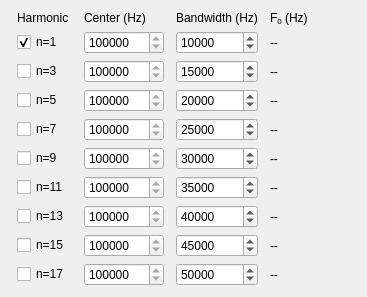
     <widget class="QWidget" name="qcm_scroll_grid">
      <property name="geometry">
       <rect>
        <x>0</x>
        <y>0</y>
        <width>367</width>
        <height>247</height>
       </rect>
      </property>
      <layout class="QGridLayout" name="gridLayout_3">
       <item row="1" column="0">
        <widget class="QCheckBox" name="n1_on">
         <property name="sizePolicy">
          <sizepolicy hsizetype="Fixed" vsizetype="Fixed">
           <horstretch>0</horstretch>
           <verstretch>0</verstretch>
          </sizepolicy>
         </property>
         <property name="maximumSize">
          <size>
           <width>55</width>
           <height>16777215</height>
          </size>
         </property>
         <property name="toolTip">
          <string>Select which QCM harmonics to measure.</string>
         </property>
         <property name="text">
          <string>n=1</string>
         </property>
         <property name="checked">
          <bool>true</bool>
         </property>
         <property name="tristate">
          <bool>false</bool>
         </property>
        </widget>
       </item>
       <item row="0" column="3">
        <widget class="QLabel" name="measured_f0_label">
         <property name="sizePolicy">
          <sizepolicy hsizetype="Fixed" vsizetype="Preferred">
           <horstretch>0</horstretch>
           <verstretch>0</verstretch>
          </sizepolicy>
         </property>
         <property name="minimumSize">
          <size>
           <width>80</width>
           <height>0</height>
          </size>
         </property>
         <property name="text">
          <string>&lt;html&gt;&lt;head/&gt;&lt;body&gt;&lt;p&gt;F&lt;span style=&quot; vertical-align:sub;&quot;&gt;0&lt;/span&gt; (Hz)&lt;/p&gt;&lt;/body&gt;&lt;/html&gt;</string>
         </property>
        </widget>
       </item>
       <item row="0" column="0">
        <widget class="QLabel" name="harmonics_label">
         <property name="sizePolicy">
          <sizepolicy hsizetype="Fixed" vsizetype="Preferred">
           <horstretch>0</horstretch>
           <verstretch>0</verstretch>
          </sizepolicy>
         </property>
         <property name="maximumSize">
          <size>
           <width>55</width>
           <height>16777215</height>
          </size>
         </property>
         <property name="toolTip">
          <string>Select which QCM harmonics to measure.</string>
         </property>
         <property name="text">
          <string>Harmonic</string>
         </property>
        </widget>
       </item>
       <item row="6" column="0">
        <widget class="QCheckBox" name="n11_on">
         <property name="sizePolicy">
          <sizepolicy hsizetype="Fixed" vsizetype="Fixed">
           <horstretch>0</horstretch>
           <verstretch>0</verstretch>
          </sizepolicy>
         </property>
         <property name="maximumSize">
          <size>
           <width>55</width>
           <height>16777215</height>
          </size>
         </property>
         <property name="toolTip">
          <string>Select which QCM harmonics to measure.</string>
         </property>
         <property name="text">
          <string>n=11</string>
         </property>
        </widget>
       </item>
       <item row="7" column="0">
        <widget class="QCheckBox" name="n13_on">
         <property name="sizePolicy">
          <sizepolicy hsizetype="Fixed" vsizetype="Fixed">
           <horstretch>0</horstretch>
           <verstretch>0</verstretch>
          </sizepolicy>
         </property>
         <property name="maximumSize">
          <size>
           <width>55</width>
           <height>16777215</height>
          </size>
         </property>
         <property name="toolTip">
          <string>Select which QCM harmonics to measure.</string>
         </property>
         <property name="text">
          <string>n=13</string>
         </property>
        </widget>
       </item>
       <item row="0" column="1">
        <widget class="QLabel" name="harmonics_label_2">
         <property name="sizePolicy">
          <sizepolicy hsizetype="MinimumExpanding" vsizetype="Preferred">
           <horstretch>0</horstretch>
           <verstretch>0</verstretch>
          </sizepolicy>
         </property>
         <property name="maximumSize">
          <size>
           <width>80</width>
           <height>16777215</height>
          </size>
         </property>
         <property name="toolTip">
          <string>Set center frequency of the measured band.</string>
         </property>
         <property name="text">
          <string>&lt;html&gt;&lt;head/&gt;&lt;body&gt;&lt;p&gt;Center (Hz)&lt;/p&gt;&lt;/body&gt;&lt;/html&gt;</string>
         </property>
        </widget>
       </item>
       <item row="8" column="0">
        <widget class="QCheckBox" name="n15_on">
         <property name="sizePolicy">
          <sizepolicy hsizetype="Fixed" vsizetype="Fixed">
           <horstretch>0</horstretch>
           <verstretch>0</verstretch>
          </sizepolicy>
         </property>
         <property name="maximumSize">
          <size>
           <width>55</width>
           <height>16777215</height>
          </size>
         </property>
         <property name="toolTip">
          <string>Select which QCM harmonics to measure.</string>
         </property>
         <property name="text">
          <string>n=15</string>
         </property>
        </widget>
       </item>
       <item row="4" column="0">
        <widget class="QCheckBox" name="n7_on">
         <property name="sizePolicy">
          <sizepolicy hsizetype="Fixed" vsizetype="Fixed">
           <horstretch>0</horstretch>
           <verstretch>0</verstretch>
          </sizepolicy>
         </property>
         <property name="maximumSize">
          <size>
           <width>55</width>
           <height>16777215</height>
          </size>
         </property>
         <property name="toolTip">
          <string>Select which QCM harmonics to measure.</string>
         </property>
         <property name="text">
          <string>n=7</string>
         </property>
         <property name="checked">
          <bool>false</bool>
         </property>
        </widget>
       </item>
       <item row="5" column="0">
        <widget class="QCheckBox" name="n9_on">
         <property name="sizePolicy">
          <sizepolicy hsizetype="Fixed" vsizetype="Fixed">
           <horstretch>0</horstretch>
           <verstretch>0</verstretch>
          </sizepolicy>
         </property>
         <property name="maximumSize">
          <size>
           <width>55</width>
           <height>16777215</height>
          </size>
         </property>
         <property name="toolTip">
          <string>Select which QCM harmonics to measure.</string>
         </property>
         <property name="text">
          <string>n=9</string>
         </property>
        </widget>
       </item>
       <item row="2" column="0">
        <widget class="QCheckBox" name="n3_on">
         <property name="sizePolicy">
          <sizepolicy hsizetype="Fixed" vsizetype="Fixed">
           <horstretch>0</horstretch>
           <verstretch>0</verstretch>
          </sizepolicy>
         </property>
         <property name="maximumSize">
          <size>
           <width>55</width>
           <height>16777215</height>
          </size>
         </property>
         <property name="toolTip">
          <string>Select which QCM harmonics to measure.</string>
         </property>
         <property name="text">
          <string>n=3</string>
         </property>
         <property name="checked">
          <bool>false</bool>
         </property>
         <property name="tristate">
          <bool>false</bool>
         </property>
        </widget>
       </item>
       <item row="3" column="0">
        <widget class="QCheckBox" name="n5_on">
         <property name="sizePolicy">
          <sizepolicy hsizetype="Fixed" vsizetype="Fixed">
           <horstretch>0</horstretch>
           <verstretch>0</verstretch>
          </sizepolicy>
         </property>
         <property name="maximumSize">
          <size>
           <width>55</width>
           <height>16777215</height>
          </size>
         </property>
         <property name="toolTip">
          <string>Select which QCM harmonics to measure.</string>
         </property>
         <property name="text">
          <string>n=5</string>
         </property>
         <property name="checked">
          <bool>false</bool>
         </property>
        </widget>
       </item>
       <item row="0" column="2">
        <widget class="QLabel" name="bandwidth_label">
         <property name="sizePolicy">
          <sizepolicy hsizetype="Maximum" vsizetype="Preferred">
           <horstretch>0</horstretch>
           <verstretch>0</verstretch>
          </sizepolicy>
         </property>
         <property name="text">
          <string>&lt;html&gt;&lt;head/&gt;&lt;body&gt;&lt;p&gt;Bandwidth (Hz)&lt;/p&gt;&lt;/body&gt;&lt;/html&gt;</string>
         </property>
        </widget>
       </item>
       <item row="9" column="0">
        <widget class="QCheckBox" name="n17_on">
         <property name="sizePolicy">
          <sizepolicy hsizetype="Fixed" vsizetype="Fixed">
           <horstretch>0</horstretch>
           <verstretch>0</verstretch>
          </sizepolicy>
         </property>
         <property name="maximumSize">
          <size>
           <width>55</width>
           <height>16777215</height>
          </size>
         </property>
         <property name="toolTip">
          <string>Select which QCM harmonics to measure.</string>
         </property>
         <property name="text">
          <string>n=17</string>
         </property>
        </widget>
       </item>
       <item row="1" column="3">
        <widget class="QLabel" name="realf0_n1">
         <property name="sizePolicy">
          <sizepolicy hsizetype="Fixed" vsizetype="Minimum">
           <horstretch>0</horstretch>
           <verstretch>0</verstretch>
          </sizepolicy>
         </property>
         <property name="minimumSize">
          <size>
           <width>80</width>
           <height>0</height>
          </size>
         </property>
         <property name="text">
          <string>--</string>
         </property>
        </widget>
       </item>
       <item row="2" column="3">
        <widget class="QLabel" name="realf0_n3">
         <property name="sizePolicy">
          <sizepolicy hsizetype="Fixed" vsizetype="Minimum">
           <horstretch>0</horstretch>
           <verstretch>0</verstretch>
          </sizepolicy>
         </property>
         <property name="minimumSize">
          <size>
           <width>80</width>
           <height>0</height>
          </size>
         </property>
         <property name="text">
          <string>--</string>
         </property>
        </widget>
       </item>
       <item row="3" column="3">
        <widget class="QLabel" name="realf0_n5">
         <property name="sizePolicy">
          <sizepolicy hsizetype="Fixed" vsizetype="Minimum">
           <horstretch>0</horstretch>
           <verstretch>0</verstretch>
          </sizepolicy>
         </property>
         <property name="minimumSize">
          <size>
           <width>80</width>
           <height>0</height>
          </size>
         </property>
         <property name="text">
          <string>--</string>
         </property>
        </widget>
       </item>
       <item row="4" column="3">
        <widget class="QLabel" name="realf0_n7">
         <property name="sizePolicy">
          <sizepolicy hsizetype="Fixed" vsizetype="Preferred">
           <horstretch>0</horstretch>
           <verstretch>0</verstretch>
          </sizepolicy>
         </property>
         <property name="minimumSize">
          <size>
           <width>80</width>
           <height>0</height>
          </size>
         </property>
         <property name="text">
          <string>--</string>
         </property>
        </widget>
       </item>
       <item row="5" column="3">
        <widget class="QLabel" name="realf0_n9">
         <property name="sizePolicy">
          <sizepolicy hsizetype="Fixed" vsizetype="Preferred">
           <horstretch>0</horstretch>
           <verstretch>0</verstretch>
          </sizepolicy>
         </property>
         <property name="minimumSize">
          <size>
           <width>80</width>
           <height>0</height>
          </size>
         </property>
         <property name="text">
          <string>--</string>
         </property>
        </widget>
       </item>
       <item row="6" column="3">
        <widget class="QLabel" name="realf0_n11">
         <property name="sizePolicy">
          <sizepolicy hsizetype="Fixed" vsizetype="Preferred">
           <horstretch>0</horstretch>
           <verstretch>0</verstretch>
          </sizepolicy>
         </property>
         <property name="minimumSize">
          <size>
           <width>80</width>
           <height>0</height>
          </size>
         </property>
         <property name="text">
          <string>--</string>
         </property>
        </widget>
       </item>
       <item row="7" column="3">
        <widget class="QLabel" name="realf0_n13">
         <property name="sizePolicy">
          <sizepolicy hsizetype="Fixed" vsizetype="Preferred">
           <horstretch>0</horstretch>
           <verstretch>0</verstretch>
          </sizepolicy>
         </property>
         <property name="minimumSize">
          <size>
           <width>80</width>
           <height>0</height>
          </size>
         </property>
         <property name="text">
          <string>--</string>
         </property>
        </widget>
       </item>
       <item row="8" column="3">
        <widget class="QLabel" name="realf0_n15">
         <property name="sizePolicy">
          <sizepolicy hsizetype="Fixed" vsizetype="Preferred">
           <horstretch>0</horstretch>
           <verstretch>0</verstretch>
          </sizepolicy>
         </property>
         <property name="minimumSize">
          <size>
           <width>80</width>
           <height>0</height>
          </size>
         </property>
         <property name="text">
          <string>--</string>
         </property>
        </widget>
       </item>
       <item row="9" column="3">
        <widget class="QLabel" name="realf0_n17">
         <property name="sizePolicy">
          <sizepolicy hsizetype="Fixed" vsizetype="Preferred">
           <horstretch>0</horstretch>
           <verstretch>0</verstretch>
          </sizepolicy>
         </property>
         <property name="minimumSize">
          <size>
           <width>80</width>
           <height>0</height>
          </size>
         </property>
         <property name="text">
          <string>--</string>
         </property>
        </widget>
       </item>
       <item row="1" column="1">
        <widget class="QSpinBox" name="bc_n1">
         <property name="toolTip">
          <string>Set center frequency of the measured band.</string>
         </property>
         <property name="minimum">
          <number>1000000</number>
         </property>
         <property name="maximum">
          <number>200000000</number>
         </property>
         <property name="singleStep">
          <number>1</number>
         </property>
         <property name="value">
          <number>5000000</number>
         </property>
        </widget>
       </item>
       <item row="2" column="1">
        <widget class="QSpinBox" name="bc_n3">
         <property name="toolTip">
          <string>Set center frequency of the measured band.</string>
         </property>
         <property name="minimum">
          <number>1000000</number>
         </property>
         <property name="maximum">
          <number>200000000</number>
         </property>
         <property name="singleStep">
          <number>1</number>
         </property>
         <property name="value">
          <number>15000000</number>
         </property>
        </widget>
       </item>
       <item row="3" column="1">
        <widget class="QSpinBox" name="bc_n5">
         <property name="toolTip">
          <string>Set center frequency of the measured band.</string>
         </property>
         <property name="minimum">
          <number>1000000</number>
         </property>
         <property name="maximum">
          <number>200000000</number>
         </property>
         <property name="singleStep">
          <number>1</number>
         </property>
         <property name="value">
          <number>25000000</number>
         </property>
        </widget>
       </item>
       <item row="4" column="1">
        <widget class="QSpinBox" name="bc_n7">
         <property name="toolTip">
          <string>Set center frequency of the measured band.</string>
         </property>
         <property name="minimum">
          <number>1000000</number>
         </property>
         <property name="maximum">
          <number>200000000</number>
         </property>
         <property name="singleStep">
          <number>1</number>
         </property>
         <property name="value">
          <number>35000000</number>
         </property>
        </widget>
       </item>
       <item row="5" column="1">
        <widget class="QSpinBox" name="bc_n9">
         <property name="toolTip">
          <string>Set center frequency of the measured band.</string>
         </property>
         <property name="minimum">
          <number>1000000</number>
         </property>
         <property name="maximum">
          <number>200000000</number>
         </property>
         <property name="singleStep">
          <number>1</number>
         </property>
         <property name="value">
          <number>45000000</number>
         </property>
        </widget>
       </item>
       <item row="6" column="1">
        <widget class="QSpinBox" name="bc_n11">
         <property name="toolTip">
          <string>Set center frequency of the measured band.</string>
         </property>
         <property name="minimum">
          <number>1000000</number>
         </property>
         <property name="maximum">
          <number>200000000</number>
         </property>
         <property name="singleStep">
          <number>1</number>
         </property>
         <property name="value">
          <number>55000000</number>
         </property>
        </widget>
       </item>
       <item row="7" column="1">
        <widget class="QSpinBox" name="bc_n13">
         <property name="toolTip">
          <string>Set center frequency of the measured band.</string>
         </property>
         <property name="minimum">
          <number>1000000</number>
         </property>
         <property name="maximum">
          <number>200000000</number>
         </property>
         <property name="singleStep">
          <number>1</number>
         </property>
         <property name="value">
          <number>65000000</number>
         </property>
        </widget>
       </item>
       <item row="8" column="1">
        <widget class="QSpinBox" name="bc_n15">
         <property name="toolTip">
          <string>Set center frequency of the measured band.</string>
         </property>
         <property name="minimum">
          <number>1000000</number>
         </property>
         <property name="maximum">
          <number>200000000</number>
         </property>
         <property name="singleStep">
          <number>1</number>
         </property>
         <property name="value">
          <number>75000000</number>
         </property>
        </widget>
       </item>
       <item row="9" column="1">
        <widget class="QSpinBox" name="bc_n17">
         <property name="toolTip">
          <string>Set center frequency of the measured band.</string>
         </property>
         <property name="minimum">
          <number>1000000</number>
         </property>
         <property name="maximum">
          <number>200000000</number>
         </property>
         <property name="singleStep">
          <number>1</number>
         </property>
         <property name="value">
          <number>85000000</number>
         </property>
        </widget>
       </item>
       <item row="1" column="2">
        <widget class="QSpinBox" name="bw_n1">
         <property name="minimum">
          <number>300</number>
         </property>
         <property name="maximum">
          <number>200000000</number>
         </property>
         <property name="singleStep">
          <number>1</number>
         </property>
         <property name="value">
          <number>10000</number>
         </property>
        </widget>
       </item>
       <item row="2" column="2">
        <widget class="QSpinBox" name="bw_n3">
         <property name="minimum">
          <number>300</number>
         </property>
         <property name="maximum">
          <number>200000000</number>
         </property>
         <property name="singleStep">
          <number>1</number>
         </property>
         <property name="value">
          <number>15000</number>
         </property>
        </widget>
       </item>
       <item row="3" column="2">
        <widget class="QSpinBox" name="bw_n5">
         <property name="minimum">
          <number>300</number>
         </property>
         <property name="maximum">
          <number>200000000</number>
         </property>
         <property name="singleStep">
          <number>1</number>
         </property>
         <property name="value">
          <number>20000</number>
         </property>
        </widget>
       </item>
       <item row="4" column="2">
        <widget class="QSpinBox" name="bw_n7">
         <property name="minimum">
          <number>300</number>
         </property>
         <property name="maximum">
          <number>200000000</number>
         </property>
         <property name="singleStep">
          <number>1</number>
         </property>
         <property name="value">
          <number>25000</number>
         </property>
        </widget>
       </item>
       <item row="5" column="2">
        <widget class="QSpinBox" name="bw_n9">
         <property name="minimum">
          <number>300</number>
         </property>
         <property name="maximum">
          <number>200000000</number>
         </property>
         <property name="singleStep">
          <number>1</number>
         </property>
         <property name="value">
          <number>30000</number>
         </property>
        </widget>
       </item>
       <item row="6" column="2">
        <widget class="QSpinBox" name="bw_n11">
         <property name="minimum">
          <number>300</number>
         </property>
         <property name="maximum">
          <number>200000000</number>
         </property>
         <property name="singleStep">
          <number>1</number>
         </property>
         <property name="value">
          <number>35000</number>
         </property>
        </widget>
       </item>
       <item row="7" column="2">
        <widget class="QSpinBox" name="bw_n13">
         <property name="minimum">
          <number>300</number>
         </property>
         <property name="maximum">
          <number>200000000</number>
         </property>
         <property name="singleStep">
          <number>1</number>
         </property>
         <property name="value">
          <number>40000</number>
         </property>
        </widget>
       </item>
       <item row="8" column="2">
        <widget class="QSpinBox" name="bw_n15">
         <property name="minimum">
          <number>300</number>
         </property>
         <property name="maximum">
          <number>200000000</number>
         </property>
         <property name="singleStep">
          <number>1</number>
         </property>
         <property name="value">
          <number>45000</number>
         </property>
        </widget>
       </item>
       <item row="9" column="2">
        <widget class="QSpinBox" name="bw_n17">
         <property name="minimum">
          <number>300</number>
         </property>
         <property name="maximum">
          <number>200000000</number>
         </property>
         <property name="singleStep">
          <number>1</number>
         </property>
         <property name="value">
          <number>50000</number>
         </property>
        </widget>
       </item>
      </layout>
     </widget>
